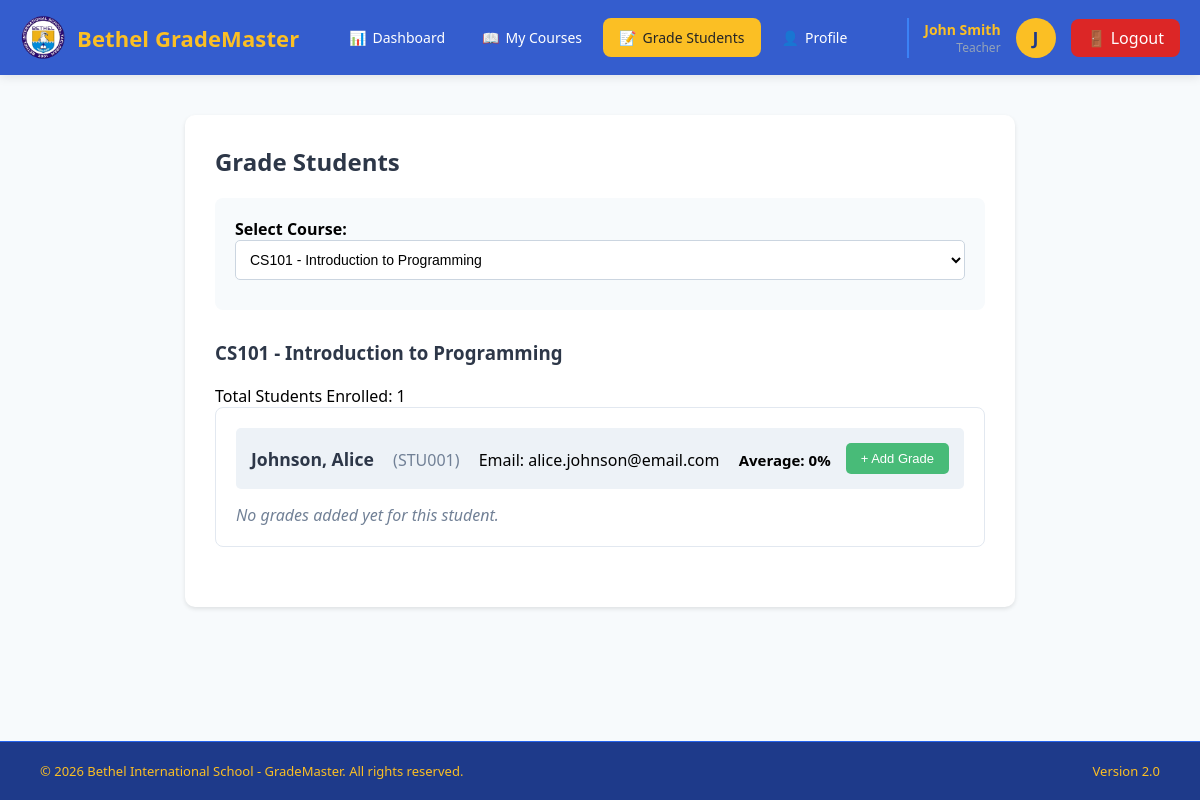
Page /grade_students.php?course_id=1 (signed in) on the committed database.
### tables this page shows
CREATE TABLE `courses` (
  `id` int(11) NOT NULL,
  `course_code` varchar(20) NOT NULL,
  `course_name` varchar(100) NOT NULL,
  `credits` int(11) NOT NULL,
  `teacher_id` int(11) DEFAULT NULL,
  `description` text DEFAULT NULL
);

CREATE TABLE `enrollments` (
  `id` int(11) NOT NULL,
  `student_id` int(11) NOT NULL,
  `course_id` int(11) NOT NULL,
  `enrollment_date` date DEFAULT curdate(),
  `semester` varchar(20) DEFAULT NULL,
  `year` int(11) DEFAULT NULL
);

CREATE TABLE `students` (
  `id` int(11) NOT NULL,
  `user_id` int(11) DEFAULT NULL,
  `student_id` varchar(20) NOT NULL,
  `first_name` varchar(50) NOT NULL,
  `last_name` varchar(50) NOT NULL,
  `email` varchar(100) DEFAULT NULL,
  `phone` varchar(20) DEFAULT NULL,
  `address` text DEFAULT NULL,
  `profile_image` varchar(255) DEFAULT NULL,
  `enrollment_date` date DEFAULT NULL
);

### grade_students.php (the view, shortened to what this page needs)
<?php
require_once 'config/database.php';
include 'includes/header.php';
$stmt = $pdo->prepare("SELECT id FROM teachers WHERE user_id = ?");
$stmt->execute([$_SESSION['user_id']]);
$teacher = $stmt->fetch();
$teacher_id = $teacher['id'];
$stmt = $pdo->prepare("SELECT * FROM courses WHERE teacher_id = ? ORDER BY course_code");
$stmt->execute([$teacher_id]);
$courses = $stmt->fetchAll();
$selected_course = isset($_GET['course_id']) ? $_GET['course_id'] : (isset($_POST['course_id']) ? $_POST['course_id'] : '');
?>
<!DOCTYPE html>
<html lang="en">
<head>
</head>
<body>
    <div class="container">
        <div class="card">
            <h2>Grade Students</h2>
            <div class="course-selector">
                <form method="GET" action="">
                    <label for="course_id"><strong>Select Course:</strong></label>
                    <select name="course_id" id="course_id" onchange="this.form.submit()">
                        <?php foreach ($courses as $course): ?>
                            <option value="<?php echo $course['id']; ?>" <?php echo ($selected_course == $course['id']) ? 'selected' : ''; ?>>
                                <?php echo htmlspecialchars($course['course_code'] . ' - ' . $course['course_name']); ?>
                            </option>
                        <?php endforeach; ?>
                    </select>
                </form>
            </div>
            <?php if ($selected_course): ?>
                <?php
                $stmt = $pdo->prepare("
                    SELECT e.id as enrollment_id, s.id as student_id, s.student_id as student_number,
                           s.first_name, s.last_name, s.email,
                           c.course_name, c.course_code
                    FROM enrollments e
                    JOIN students s ON e.student_id = s.id
                    JOIN courses c ON e.course_id = c.id
                    WHERE e.course_id = ?
                    ORDER BY s.last_name, s.first_name
                ");
                $stmt->execute([$selected_course]);
                $students = $stmt->fetchAll();
                $stmt = $pdo->prepare("SELECT * FROM courses WHERE id = ?");
                $stmt->execute([$selected_course]);
                $course_info = $stmt->fetch();
                ?>
                <h3><?php echo htmlspecialchars($course_info['course_code'] . ' - ' . $course_info['course_name']); ?></h3>
                <p>Total Students Enrolled: <?php echo count($students); ?></p>
                <?php if (count($students) > 0): ?>
                    <?php foreach ($students as $student):
                        $stmt = $pdo->prepare("
                            SELECT g.*
                            FROM grades g
                            WHERE g.enrollment_id = ?
                            ORDER BY g.date_given DESC, g.id DESC
                        ");
                        $stmt->execute([$student['enrollment_id']]);
                        $grades = $stmt->fetchAll();
                        $total_percentage = 0;
                        $total_weight = 0;
                        $average = ($total_weight > 0) ? round($total_percentage / $total_weight, 2) : 0;
                    ?>
                    <div class="student-section">
                        <div class="student-header">
                            <div>
                                <span class="student-name"><?php echo htmlspecialchars($student['last_name'] . ', ' . $student['first_name']); ?></span>
                                <span style="margin-left: 15px; color: #718096;">(<?php echo $student['student_number']; ?>)</span>
                                <span style="margin-left: 15px; margin-right: 15px;">Email: <?php echo $student['email']; ?></span>
                                <span style="margin-right: 15px; font-size: 15px; font-weight: bold;">Average: <?php echo $average; ?>%</strong></span>
                            </div>
                            <div>
                                <button class="toggle-form" onclick="toggleGradeForm(<?php echo $student['enrollment_id']; ?>)">+ Add Grade</button>
                            </div>
                        </div>
                        <?php if (count($grades) > 0): ?>
                            <table class="grades-table">
                                <thead>
                                    <tr>
                                        <th>Assignment</th>
                                        <th>Type</th>
                                        <th>Score</th>
                                        <th>Max</th>
                                        <th>Percentage</th>
                                        <th>Weight</th>
                                        <th>Date</th>
                                        <th>Comments</th>
                                        <th>Action</th>
                                    </tr>
                                </thead>
                                <tbody>
                                    <?php foreach ($grades as $grade):
                                        $percentage = round(($grade['score'] / $grade['max_score']) * 100, 2);
                                        $type_class = 'type-' . $grade['assignment_type'];
                                    ?>
                                    <tr>
                                        <td><?php echo htmlspecialchars($grade['assignment_name']); ?></td>
                                        <td>
                                            <span class="assignment-type <?php echo $type_class; ?>">
                                                <?php echo ucfirst($grade['assignment_type']); ?>
                                            </span>
                                        </td>
                                        <td><?php echo $grade['score']; ?></td>
                                        <td><?php echo $grade['max_score']; ?></td>
                                        <td><?php echo $percentage; ?>%</td>
                                        <td><?php echo $grade['weight']; ?></td>
                                        <td><?php echo $grade['date_given']; ?></td>
                                        <td><?php echo htmlspecialchars($grade['comments'] ?: '-'); ?></td>
                                        <td>
                                            <a href="?course_id=<?php echo $selected_course; ?>&delete_grade=<?php echo $grade['id']; ?>"
                                               class="btn btn-small btn-danger"
                                               onclick="return confirm('Delete this grade?')">Delete</a>
                                        </td>
                                    </tr>
                                    <?php endforeach; ?>
                                </tbody>
                            </table>
                        <?php else: ?>
                            <p style="color: #718096; font-style: italic; margin-top: 10px;">No grades added yet for this student.</p>
                        <?php endif; ?>
                    </div>
                    <?php endforeach; ?>
                <?php else: ?>
                    <p>No students enrolled in this course.</p>
                <?php endif; ?>
            <?php else: ?>
                <p style="text-align: center; color: #718096; padding: 40px;">Please select a course to start grading.</p>
            <?php endif; ?>
        </div>
    </div>
</body>
</html>
<?php include 'includes/footer.php'; ?>

### includes/header.php (style rules this page uses)
* { margin: 0; padding: 0; box-sizing: border-box; }
body { font-family: 'Segoe UI', Tahoma, Geneva, Verdana, sans-serif; background: #f0f4f8; min-height: 100vh; display: flex; flex-direction: column; }
.container { max-width: 1400px; margin: 30px auto; padding: 0 20px; flex: 1; }

### grade_students.php (style rules this page uses)
* { margin: 0; padding: 0; box-sizing: border-box; }
body { font-family: 'Segoe UI', Tahoma, Geneva, Verdana, sans-serif; background: #f7fafc; }
.container { max-width: 1400px; margin: 40px auto; padding: 0 20px; }
.card { background: white; border-radius: 10px; box-shadow: 0 2px 4px rgba(0,0,0,0.1); padding: 30px; margin-bottom: 20px; transition: transform 0.2s, box-shadow 0.2s; }
h2, h3 { color: #2d3748; margin-bottom: 20px; }
.course-selector { margin-bottom: 30px; padding: 20px; background: #f7fafc; border-radius: 8px; }
select, input, textarea { padding: 10px; border: 1px solid #cbd5e0; border-radius: 5px; width: 100%; margin-bottom: 10px; font-size: 14px; }
select { background: white; }
.student-section { margin-bottom: 30px; border: 1px solid #e2e8f0; border-radius: 8px; padding: 20px; }
.student-header { background: #edf2f7; padding: 15px; border-radius: 5px; margin-bottom: 15px; display: flex; justify-content: space-between; align-items: center; }
.student-name { font-size: 1.1em; font-weight: bold; color: #2d3748; }
.toggle-form { background: #48bb78; color: white; border: none; padding: 8px 15px; border-radius: 5px; cursor: pointer; font-size: 13px; }

### rows in the picture
courses: course_code+course_name "CS101 - Introduction to Programming"
enrollments: student.first_name "Johnson, Alice", student.student_id "STU001", student.email "alice.johnson@email.com", average "0"

### other values in the picture
$full_name "John Smith"
$role "Teacher"
substr($full_name, 0, 1) "J"
count($students) "1"
form field course_id "CS101 - Introduction to Programming"
